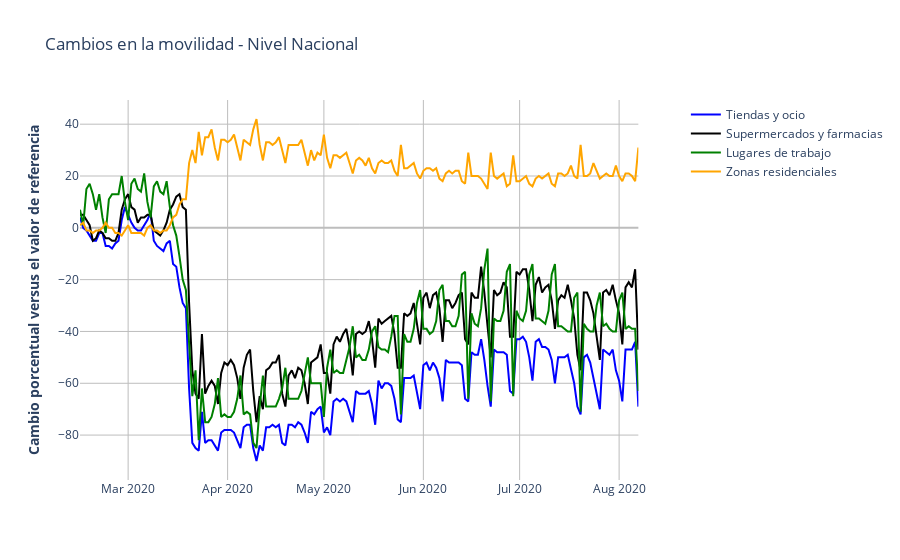

The notebook cell saved with this chart:
### Code cell
df_g_colN=df_g_col[ df_g_col["sub_region_1"] == "Nacional" ]

fig = make_subplots(specs=[[{"secondary_y": True}]],)

fig.add_trace(go.Scatter(
                x=df_g_colN.date,
                y=df_g_colN['retail_and_recreation_percent_change_from_baseline'],
                name="Tiendas y ocio",
                line_color='Blue',
                opacity=1), secondary_y=False,)

fig.add_trace(go.Scatter(
                x=df_g_colN.date,
                y=df_g_colN['grocery_and_pharmacy_percent_change_from_baseline'],
                name="Supermercados y farmacias",
                line_color='black',
                opacity=1), secondary_y=False,)

fig.add_trace(go.Scatter(
                x=df_g_colN.date,
                y=df_g_colN['workplaces_percent_change_from_baseline'],
                name="Lugares de trabajo",
                line_color='green',
                opacity=1), secondary_y=False,)

fig.add_trace(go.Scatter(
                x=df_g_colN.date,
                y=df_g_colN['residential_percent_change_from_baseline'],
                name="Zonas residenciales",
                line_color='orange',
                opacity=1), secondary_y=False,)


# Titulo
fig.update_layout(
    title_text="Cambios en la movilidad - Nivel Nacional", 
    paper_bgcolor='rgba(0,0,0,0)',
    plot_bgcolor='rgba(0,0,0,0)',
   
)
# Set x-axis title

#title_text="<b>Periodo mensual ( Enero 2014 - Enero 2020)</b>"

fig.update_xaxes(gridcolor='#bdbdbd')

# Set y-axes titles
fig.update_yaxes(title_text="<b>Cambio porcentual versus el valor de referencia</b>", secondary_y=False,gridcolor='#bdbdbd',zerolinecolor='#bdbdbd')



fig.show()

### Figure 1 — Plotly figure (JSON) as saved in the notebook; plotly's stock layout.template omitted (floating-point values rounded to 4 significant figures; data arrays with more than 128 entries replaced by an {"elided": "..."} marker saying what was removed)
{"data": [{"line": {"color": "Blue"}, "name": "Tiendas y ocio", "opacity": 1, "type": "scatter", "x": {"elided": "175 str values"}, "xaxis": "x", "y": {"elided": "175 int values"}, "yaxis": "y"}, {"line": {"color": "black"}, "name": "Supermercados y farmacias", "opacity": 1, "type": "scatter", "x": {"elided": "175 str values"}, "xaxis": "x", "y": {"elided": "175 int values"}, "yaxis": "y"}, {"line": {"color": "green"}, "name": "Lugares de trabajo", "opacity": 1, "type": "scatter", "x": {"elided": "175 str values"}, "xaxis": "x", "y": {"elided": "175 int values"}, "yaxis": "y"}, {"line": {"color": "orange"}, "name": "Zonas residenciales", "opacity": 1, "type": "scatter", "x": {"elided": "175 str values"}, "xaxis": "x", "y": {"elided": "175 int values"}, "yaxis": "y"}], "layout": {"paper_bgcolor": "rgba(0,0,0,0)", "plot_bgcolor": "rgba(0,0,0,0)", "title": {"text": "Cambios en la movilidad - Nivel Nacional"}, "xaxis": {"anchor": "y", "domain": [0, 0.94], "gridcolor": "#bdbdbd"}, "yaxis": {"anchor": "x", "domain": [0, 1], "gridcolor": "#bdbdbd", "title": {"text": "<b>Cambio porcentual versus el valor de referencia</b>"}, "zerolinecolor": "#bdbdbd"}, "yaxis2": {"anchor": "x", "overlaying": "y", "side": "right"}}}
